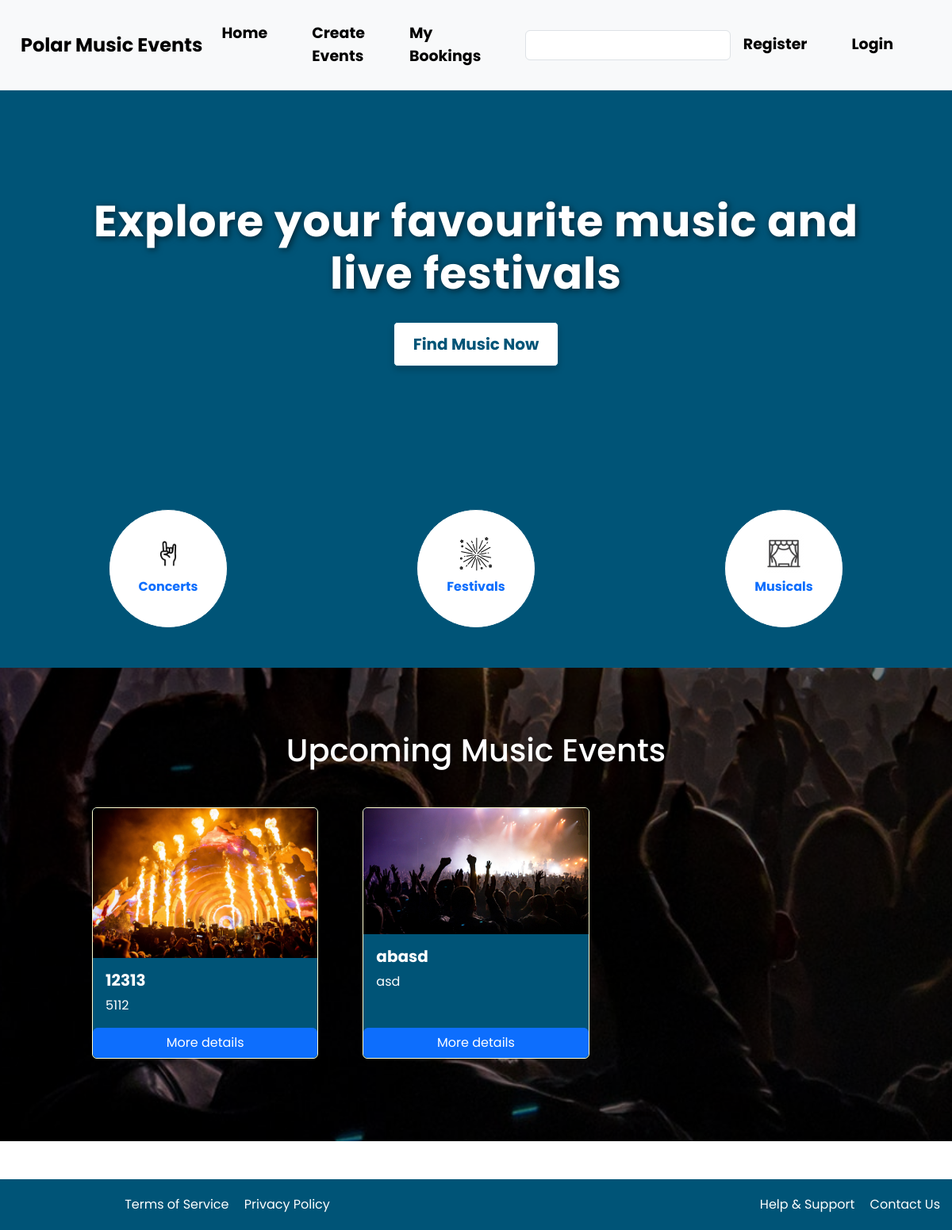
Before: / with the older database file.
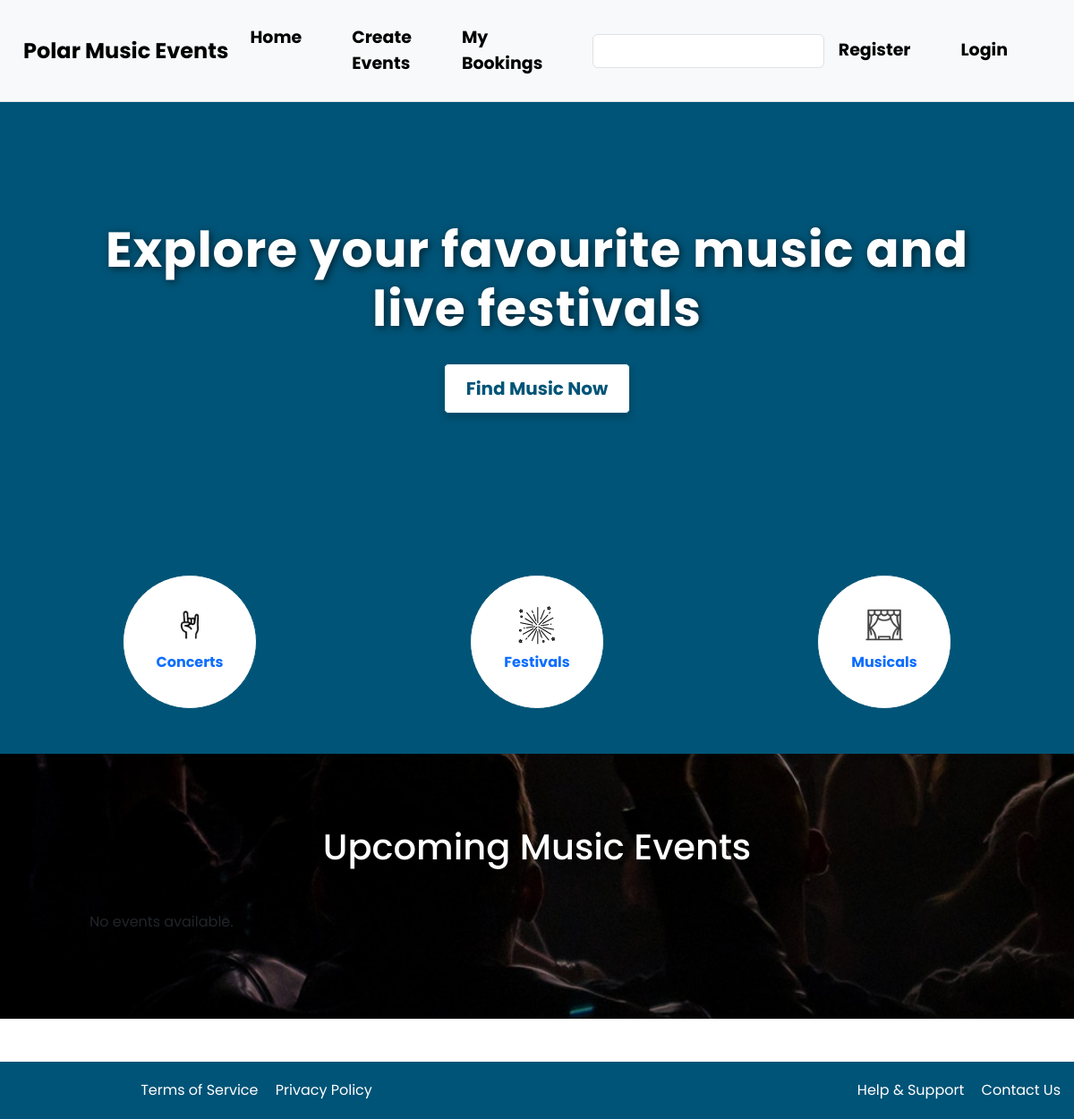
After: the same page with the newer database file.
### website/models.py (models this page shows, shortened)
class Event(db.Model):
    __tablename__ = 'events'
    class Status(Enum):
        OPEN = "Open"
        SOLDOUT = "Sold Out"
        CANCELLED = "Cancelled"
        INACTIVE = "Inactive"
    id = db.Column(db.Integer, primary_key=True)
    name = db.Column(db.String(100), nullable=False)
    description = db.Column(db.Text, nullable=False)
    date = db.Column(db.Date, nullable=False)
    start_time=db.Column(db.DateTime, nullable =False)
    end_time =db.Column(db.DateTime, nullable = False)
    venue=db.Column(db.String(100), nullable=False)
    ticket_price=db.Column(db.Integer, nullable = False)
    image=db.Column(db.String(400))
    creator_id = db.Column(db.Integer, db.ForeignKey("users.id"), nullable=False)
    status = db.Column(db.String(20), nullable=False)
    ticket_type=db.Column(db.String(20),nullable=False)
    total_ticket=db.Column(db.Integer, nullable =False)
    datetime=db.Column(db.DateTime,)
    orders = db.relationship('Order', backref='event', lazy=True)
    comments = db.relationship('Comment', backref='event', lazy=True)
    comments = db.relationship('Comment', backref='event', lazy=True)
    orders = db.relationship('Order', backref='event', lazy=True)

### website/views.py (the view)
@main_bp.route('/')
def index():
    event= Event.query.all()
    event = db.session.scalars(db.select(Event)).all()
    return render_template('index.html', event=event)

### website/templates/index.html (shortened to what this page needs)
{% extends "base.html" %}
{% block content %}
<link rel="stylesheet" href="{{ url_for('static', filename='style/Indexstyle.css') }}">
<section class="header-section">
    <div class="container">
        <h1>Explore your favourite music and live festivals</h1>
        <button class="btn FindMusic-btn">Find Music Now</button>
    </div>
</section>
<div class="categories">
    <div class="container text-center">
        <div class="row justify-content-center">
            <div class="col-md-4 col-5">
                <a href="#" class="category-link">
                    <div class="category-item">
                        <img src="{{ url_for('static', filename='img/ConcertIcon.jpg') }}" alt="Concert" class="category-icon">
                        <p>Concerts</p>
                    </div>
                </a>
            </div>
            <div class="col-md-4 col-5">
                <a href="#" class="category-link">
                    <div class="category-item">
                        <img src="{{ url_for('static', filename='img/FestivalIcon.png') }}" alt="Festival" class="category-icon">
                        <p>Festivals</p>
                    </div>
                </a>
            </div>
            <div class="col-md-4 col-5">
                <a href="#" class="category-link">
                    <div class="category-item">
                        <img src="{{ url_for('static', filename='img/MusicalIcon.png') }}" alt="Musicals" class="category-icon">
                        <p>Musicals</p>
                    </div>
                </a>
            </div>
        </div>
    </div>
</div>
<div class="upcoming-events">
    <div class="container">
        <h1 class="text-center mb-5">Upcoming Music Events</h1>
        <div class="row">
            {% if event %}
                {% for event in event %}
                    <div class="col-md-4 mb-4 d-flex align-items-stretch">
                        <div class="card mx-3">
                            <img src="{{ url_for('static', filename='img/' + event.image) }}" class="card-img-top" alt="{{ event.name }}">
                            <div class="card-body">
                                <h5 class="card-title">{{ event.name }}</h5>
                                <p class="card-text">{{ event.description }}</p>
                            </div>
                            <a href="{{ url_for('main.show', id=event.id) }}" class="btn btn-primary">More details</a>
                        </div>
                    </div>
                {% endfor %}
            {% else %}
                <p>No events available.</p>
            {% endif %}
        </div>
    </div>
</div>
{% endblock %}

### website/templates/base.html (shortened to what this page needs)
<!DOCTYPE html>
<html lang="en">
<head>
    <link href="https://cdn.jsdelivr.net/npm/bootstrap@5.3.3/dist/css/bootstrap.min.css" rel="stylesheet"
>
    <link rel="stylesheet" href="{{ url_for('static', filename='style/Indexstyle.css') }}">
</head>
<body>
    {% block navbar %}
    <nav class="navbar navbar-expand-lg bg-body-tertiary border-bottom border-body fixed-top">
        <div class="container-fluid">
            <div class="navbar-brand">
              <span class="brand-text">Polar Music Events</span>
            </div>
            <div class="collapse navbar-collapse" id="navbarNav">
                <ul class="navbar-nav me-auto mb-2 mb-lg-0">
                    <li class="nav-item">
                        <a class="nav-link" href="{{ url_for('main.index') }}">Home</a>
                    </li>
                    <li class="nav-item">
                        <a class="nav-link" href="{{ url_for('main.create_event') }}">Create Events</a>
                    </li>
                    <li class="nav-item">
                        <a class="nav-link" href="{{ url_for('main.bookings') }}">My Bookings</a>
                    </li>
                </ul>
                <form class="d-flex mx-auto p-2" action="{{ url_for('main.search') }}">
                    <input type="text" name="search" class="form-control flex-grow-1 my-1 mr-sm-2" id="SearchForm">
                </form>
                <ul class="navbar-nav ml-auto">
                    {% if current_user.is_authenticated %}
                        <li class="nav-item">
                            <span class="navbar-text me-2">Welcome, {{ current_user.username }}</span>
                        </li>
                        <li class="nav-item">
                            <a class="nav-link" href="{{ url_for('auth.logout') }}"><strong>Logout</strong></a>
                        </li>
                    {% else %}
                        <li class="nav-item">
                            <a class="nav-link" href="{{ url_for('auth.register') }}">Register</a>
                        </li>
                        <li class="nav-item">
                            <a class="nav-link" href="{{ url_for('auth.login') }}">Login</a>
                        </li>
                    {% endif %}
                </ul>
            </div>
        </div>
    </nav>
    {% endblock %}
    <div class="container mt-5 pt-5">
        {% block content %}{% endblock %}
    </div>
    <footer class="footer mt-5">
        <div class="container">
            <div class="row">
                <div class="col-md-6">
                    <ul class="footer-links">
                        <li><a href="#">Terms of Service</a></li>
                        <li><a href="#">Privacy Policy</a></li>
                    </ul>
                </div>
                <div class="col-md-6 text-md-end text-center">
                    <ul class="footer-links">
                        <li><a href="#">Help & Support</a></li>
                        <li><a href="#">Contact Us</a></li>
                    </ul>
                </div>
            </div>
        </div>
    </footer>
</body>
</html>

### website/Static/style/Indexstyle.css (style rules this page uses)
body { overflow-x:auto; font-family: 'Poppins'; margin: 0; padding: 0; text-align: left; width: 100%; box-sizing: border-box; }
.container { max-width: 2000px; margin: 0 auto; padding: 0 0px; }
.navbar { padding: 20px 14px; font-size: 19px; background-color: #f8f9fa; }
.navbar .brand-text { font-weight:bold; font-size: 24px; }
.navbar .nav-link { font-weight:bold; margin-right: 40px; color:black; transition: color 0.3s ease; text-decoration: none; }
.header-section { background-color: #005477; color: white; text-align: center; padding: 150px 100px; font-size: 40px; font-weight: bold; position: relative; }
.header-section h1 { font-size: 55px; font-weight: bold; text-shadow: 2px 2px 8px rgba(0, 0, 0, 0.6); letter-spacing: 1px; }
.FindMusic-btn { background-color: white; color: #005477; border-color: #005477; padding: 12px 24px; font-size: 20px; font-weight: bold; margin-top: 20px; transition: all 0.3s ease; border-radius: 5px; box-shadow: 0 4px 8px rgba(0, 0, 0, 0.2); }
.categories { padding: 30px; background-color: #005477; }
.category-item { display: flex; background-color: #ffffff; text-align: center; padding: 30px; border-radius: 50%; border: 1px solid #005477; transition: 0.3s ease; display: inline-block; width: 150px; height: 150px; }
.category-item p { text-align: center; font-weight: bold; margin-top: 5px; font-size: 16px; }
.category-icon { display: block; margin: auto; width: 60px; height: auto; }
.category-item { margin-bottom: 20px; }
.category-icon { width: 50px; height: 50px; }
.upcoming-events { position: relative; background: url('../img/Concertbg.jpg') no-repeat center center fixed; background-size: cover; padding: 80px 100px; }
.upcoming-events::before { content:""; position: absolute; top: 0; left: 0; right: 0; bottom: 0; background: rgba(0, 0, 0, 0.5); z-index: 1; }
.upcoming-events .container { position: relative; z-index: 2; }
.text-center { color: white; }
.footer { background-color: #005477; padding: 20px 0; position: relative; bottom: 0; width: 100%; text-align: center; }
.footer-links { text-decoration: none; list-style: none; padding-left: 0; margin: 0; }
.footer-links a { text-decoration: none; color: #ffffff; }
.footer-links li { display: inline; margin-right: 15px; }

Changed rows visible on the page:
removed Event: image (picture), name "12313", description "5112"
removed Event: image (picture), name "abasd", description "asd"
Other visible differences:
text now shown: "No events available."
